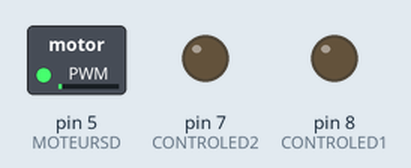
A sketch run on a simulated Arduino Uno, built with avr-gcc and run on an emulated ATmega328P. On the bench: switched loads named in the sketch (green lamp = pin HIGH), output pins drawn as LEDs (lit = HIGH).

Above: at 0.05 s.
At 0.95 s:
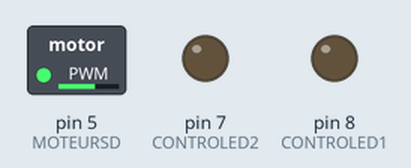
At 1.4 s:
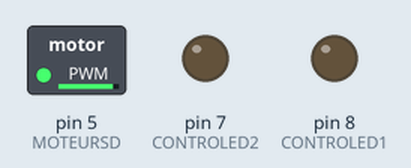
At 2.75 s:
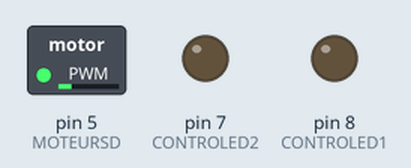
Timing chart, 0 to 7.0 s (numbered marks = the images above):
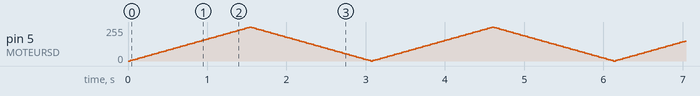

The sketch:

TestFade.ino
```cpp
int vitesse = 0;    // how bright the LED is
int fadeAmount = 5;    // how many points to fade the LED by
int CONTROLED1 =8;  // Control1 MoteurDroit
int CONTROLED2 =7;  // Control2 MoteurDroit
int MOTEURSD = 5;


void setup() {

    pinMode(MOTEURSD, OUTPUT);
    pinMode(CONTROLED1, OUTPUT);
    pinMode(CONTROLED2, OUTPUT);
}


void loop() {

    analogWrite(MOTEURSD, vitesse);

    vitesse = vitesse + fadeAmount;

    // reverse the direction of the fading at the ends of
    // the fade:
    if (vitesse == 0 || vitesse == 255) {
        fadeAmount = -fadeAmount ;
    }
    // wait for 30 milliseconds to see the dimming
    // effect
    delay(30);
}
```
